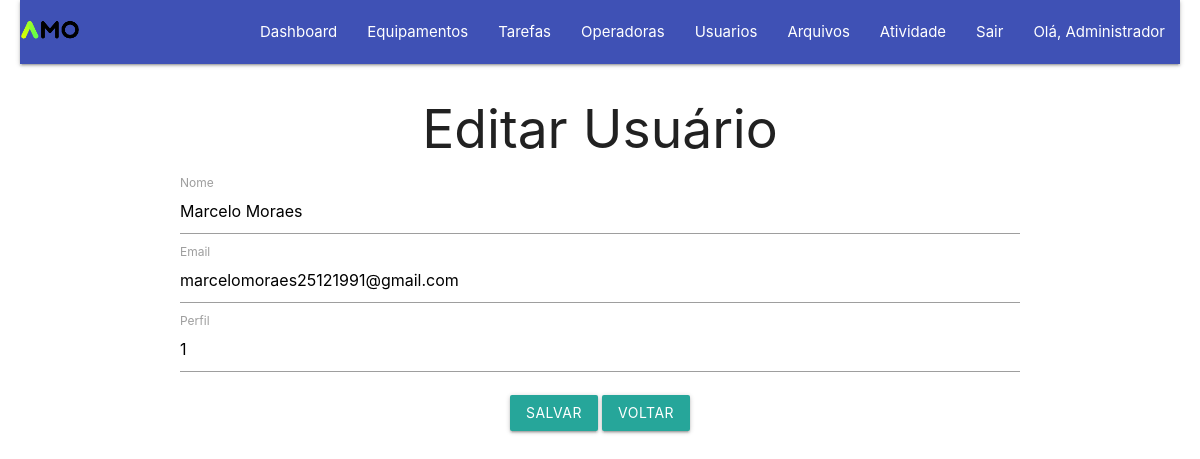
The page /editar_usuario.php?id=1 (signed in) on the database its author committed.
### tables this page shows
CREATE TABLE `usuario` (
  `cod` int(11) NOT NULL,
  `nome` varchar(150) NOT NULL,
  `email` varchar(150) NOT NULL,
  `senha` varchar(150) NOT NULL,
  `perfil_cod` int(11) NOT NULL
);

### editar_usuario.php (the view, shortened to what this page needs)
<?php
    require_once("db/conexao.php");
    if (isset($_GET['id'])) {
        $id = $_GET['id'];
        $sql = "SELECT * FROM usuario WHERE cod = $id";
        $result = mysqli_query($con, $sql);
        $usuario = mysqli_fetch_assoc($result);
    } else {
        echo "ID do usuário não fornecido.";
        exit;
    }
?>
<!DOCTYPE html>
<html lang="pt-BR">
<head>
    <link rel="stylesheet" href="https://cdnjs.cloudflare.com/ajax/libs/materialize/1.0.0/css/materialize.min.css">
</head>
<body>
    <?php require_once("header.php"); ?>
    <div class="container">
        <h2 class="center-align">Editar Usuário</h2>
        <form action="editar_usuario.php?id=<?= $id ?>" method="post">
            <div class="input-field">
                <input type="text" name="nome" id="nome" value="<?= $usuario['nome'] ?>" required>
                <label for="nome">Nome</label>
            </div>
            <div class="input-field">
                <input type="text" name="email" id="email" value="<?= $usuario['email'] ?>" required>
                <label for="email">Email</label>
            </div>
            <div class="input-field">
                <input type="text" name="perfil_cod" id="perfil_cod" value="<?= $usuario['perfil_cod'] ?>" required>
                <label for="perfil_cod">Perfil</label>
            </div>
            <div class="center-align">
                <button class="btn waves-effect waves-light" type="submit">Salvar</button>
                <a class="btn waves-effect waves-light" href="lista_usuarios.php">Voltar</a>
            </div>
        </form>
    </div>
</body>
</html>

### editar_usuario.php (style rules this page uses)
body { display: flex; flex-direction: column; min-height: 100vh; margin: 0; padding: 0; }
.container { width: 800px; margin-top: 20px; }
form { margin-top: 2rem; }
.input-field label { color: #26a69a; }
.btn { background-color: #26a69a; }

### rows shown on the page
usuario: nome "Marcelo Moraes", email "marcelomoraes25121991@gmail.com", perfil_cod "1"

### other values the page prints
$_SESSION['nome'] "Administrador"
